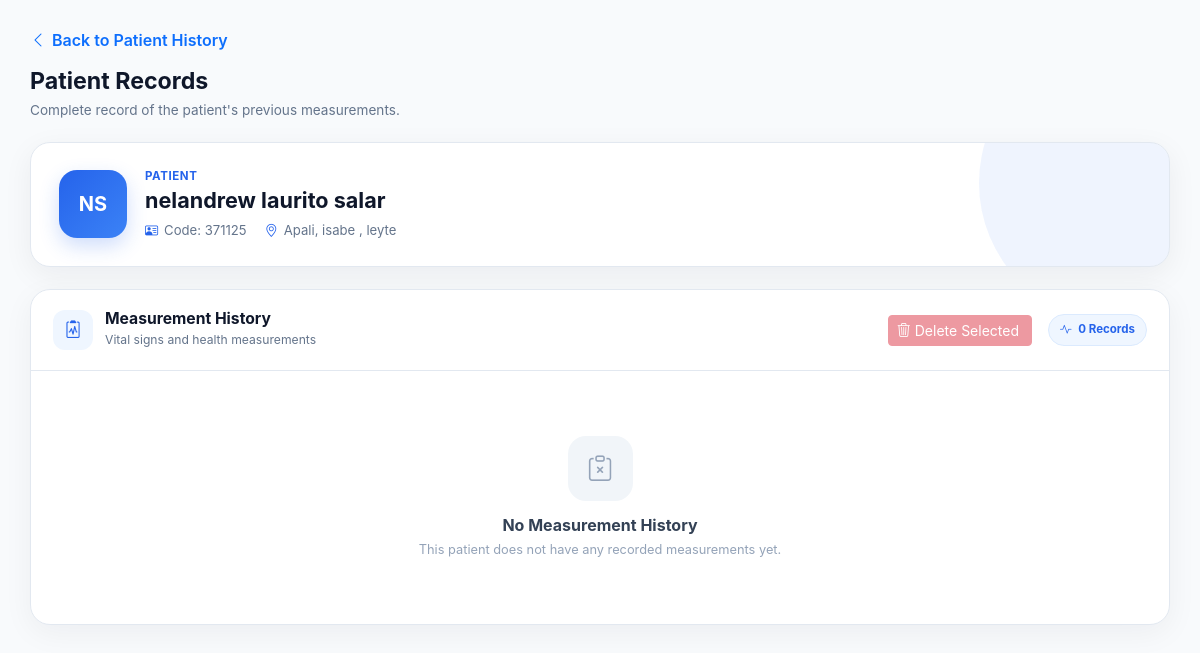
/healthcare_staff/patient-history-list.php?user_id=63, run on the app's committed database.
### tables this page shows
CREATE TABLE `users` (
  `id` int(11) NOT NULL,
  `fullname` varchar(100) NOT NULL,
  `last_name` varchar(50) DEFAULT NULL,
  `first_name` varchar(50) DEFAULT NULL,
  `middle_name` varchar(50) DEFAULT NULL,
  `suffix` varchar(20) DEFAULT NULL,
  `age` int(11) DEFAULT NULL,
  `birth_date` date DEFAULT NULL,
  `gender` enum('Male','Female') DEFAULT NULL,
  `address` text DEFAULT NULL,
  `barangay` varchar(100) DEFAULT NULL,
  `city_municipality` varchar(100) DEFAULT NULL,
  `province` varchar(100) DEFAULT NULL,
  `code_number` varchar(6) NOT NULL,
  `role` enum('admin','patient') NOT NULL,
  `created_at` timestamp NOT NULL DEFAULT current_timestamp(),
  `contact_number` varchar(20) DEFAULT NULL,
  `service_type` varchar(50) NOT NULL,
  `patient_number` int(11) NOT NULL DEFAULT 0,
  `blood_type` varchar(5) DEFAULT NULL
);

### healthcare_staff/patient-history-list.php (the view, shortened to what the rows shown need)
<?php
$user_id = (int)$_GET['user_id'];
$patientQuery = mysqli_query(
    $conn,
    "SELECT *
     FROM users
     WHERE id = '$user_id'
     LIMIT 1"
);
$patient = mysqli_fetch_assoc($patientQuery);
$fullname = trim(
    $patient['fullname'] ?? 'Patient'
);
$nameParts = preg_split(
    '/\s+/',
    $fullname
);
if (count($nameParts) >= 2) {
    $initials =
        strtoupper(
            substr($nameParts[0], 0, 1)
        ) .
        strtoupper(
            substr(end($nameParts), 0, 1)
        );
} else {
    $initials =
        strtoupper(
            substr($fullname, 0, 2)
        );
}
?>
<!DOCTYPE html>
<html lang="en">
<head>
    <link
        href="https://cdn.jsdelivr.net/npm/bootstrap@5.3.3/dist/css/bootstrap.min.css"
        rel="stylesheet"
    >
    <link
        rel="stylesheet"
        href="https://cdn.jsdelivr.net/npm/bootstrap-icons@1.11.3/font/bootstrap-icons.min.css"
    >
    <link
        rel="stylesheet"
        href="../../css/patient-history-list.css"
    >
    <link
        rel="stylesheet"
        href="../../css/theme.css"
    >
</head>
<body>
<div class="history-wrapper">
    <div class="history-topbar">
        <div>
            <h1
                class="page-title mt-3 fade-delay fade-delay-2"
            >
                Patient Records
            </h1>
        </div>
    </div>
    <div
        class="patient-header-card fade-delay fade-delay-4"
    >
        <div
            class="patient-header-content fade-delay fade-delay-5"
        >
            <div class="patient-avatar">
                <?= htmlspecialchars($initials) ?>
            </div>
            <div>
                <div class="patient-id">
                    PATIENT
                </div>
                <h2 class="patient-name">
                    <?= htmlspecialchars($fullname) ?>
                </h2>
                <div class="patient-details">
                    <span class="patient-detail">
                        <i class="bi bi-person-vcard"></i>
                        Code:
                        <?= htmlspecialchars(
                            $patient['code_number'] ?? '--'
                        ) ?>
                    </span>
                    <span class="patient-detail">
                        <i class="bi bi-geo-alt"></i>
                        <?= htmlspecialchars(
                            $patient['address'] ?? '--'
                        ) ?>
                    </span>
                </div>
            </div>
        </div>
    </div>
</div>
</body>
</html>

### data on the page
users: initials "NS", fullname "nelandrew laurito salar", code_number "371125", address "Apali, isabe , leyte"

### other printed values
$measurementCount "0"
